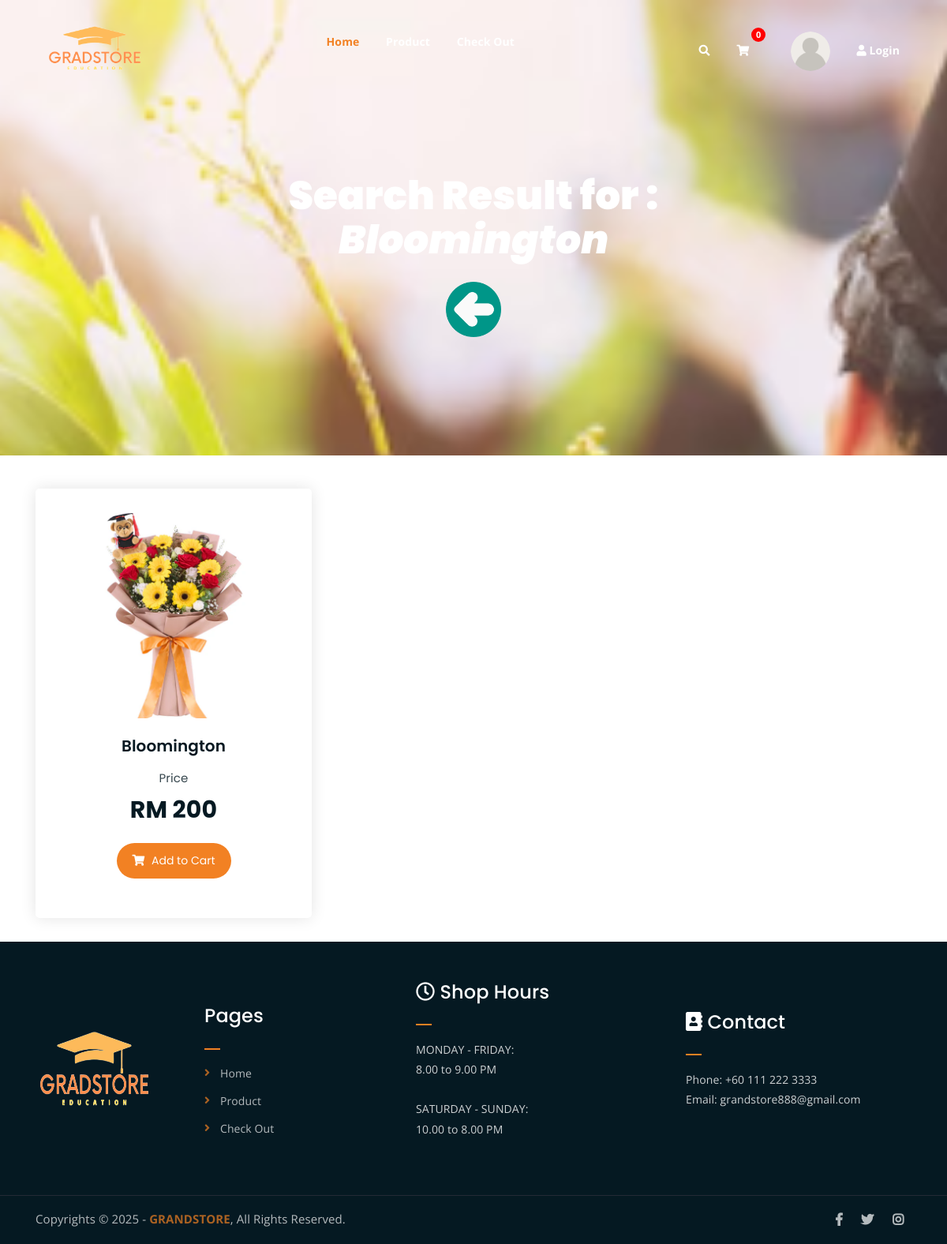
The page /search.php?keyword=Bloomington on the database its author committed.
### tables this page shows
CREATE TABLE `product` (
  `prod_id` varchar(8) NOT NULL,
  `prod_name` varchar(100) NOT NULL,
  `prod_image` varchar(10000) NOT NULL,
  `prod_price` double NOT NULL,
  `prod_quantity` int(11) NOT NULL,
  `prod_type` varchar(100) NOT NULL
);

### search.php (the view, shortened to what this page needs)
<!DOCTYPE html>
<html>
    <body>
        <?php
        $searchResults = [];
        if (isset($_GET['keyword'])) {
            $keyword = mysqli_real_escape_string($conn, $_GET['keyword']);
            $query = "SELECT * FROM product WHERE prod_name LIKE '%$keyword%' OR prod_type LIKE '%$keyword%'";
            $result = mysqli_query($conn, $query);
            if ($result) {
                while ($row = mysqli_fetch_assoc($result)) {
                    $searchResults[] = $row;
                }
            }
        }
        ?>
	<?php
        include 'headerr.php';
	?>
            <?php if (isset($_GET['keyword'])): ?>
            <div class="breadcrumb-section breadcrumb-bg">
                <div class="container">
                    <div class="row">
                        <div class="col-lg-8 offset-lg-2 text-center">
                            <div class="breadcrumb-text">
                            <h1>Search Result for : <em> <?php echo htmlspecialchars($_GET['keyword']); ?></em></h1>
                            <br/>
                            <a href="homepage.php" title="Back"><img src="assets/img/left-arrow.png" width="70px" height="70px"></a>
                            </div>
                        </div>
                    </div>
                </div>
            </div>
            <div class="container mt-5">
                <?php if (count($searchResults) > 0): ?>
                    <div class="row product-lists">
                        <?php foreach ($searchResults as $row): ?>
                            <div class="col-lg-4 col-md-6 text-center <?php echo $row['prod_type']; ?>">
                                <div class="single-product-item">
                                    <div class="product-image">
                                        <a href="single-product.html">
                                            <img src="<?php echo $row['prod_image']; ?>" alt="">
                                        </a>
                                    </div>
                                    <h3><?php echo $row['prod_name']; ?></h3>
                                    <p class="product-price"><span>Price</span>RM  <?php echo $row['prod_price']; ?></p>
                                    <form method="post" action="product.php" class="add-to-cart-form" onsubmit="saveScrollPosition()">
                                        <button type="submit" class="cart-btn" id="cartBtn">
                                            <i class="fas fa-shopping-cart"></i> Add to Cart
                                        </button>
                                    </form>
                                </div>
                            </div>
                        <?php endforeach; ?>
                    </div>
                <?php endif; ?>
            <?php endif; ?>
        </div>
        <?php include 'footer.php'; ?>
    </body>
</html>

### assets/css/main.css (style rules this page uses)
html { font-size: 14px; font-weight: 400; line-height: 28px; height: 100%; }
body { font-family: "Open Sans", sans-serif; font-weight: 400; font-size: 1rem; letter-spacing: 0.1px; line-height: 1.8; color: #051922; overflow-x: hidden; }
body img { max-width: 100%; }
a { cursor: pointer; text-decoration: none; -webkit-transition: all 0.2s ease-in-out; -o-transition: all 0.2s ease-in-out; transition: all 0.2s ease-in-out; }
h1, .h1, h2, .h2, h3, .h3, h4, .h4, h5, .h5, h6, .h6 { font-family: "Poppins", sans-serif; font-weight: 700; margin: 0 0 1.25rem 0; color: #051922; }
h1, .h1 { font-size: 4rem; font-weight: 700; line-height: 4rem; }
h3, .h3 { font-size: 2rem; font-weight: 700; line-height: 2.25rem; }
p { font-family: "Open Sans", sans-serif; font-weight: 400; font-size: 1rem; letter-spacing: 0.1px; line-height: 1.8; color: #051922; margin: 0 0 1.25rem 0; }
a.boxed-btn, a.bordered-btn, .cart-btn { border-radius: 50px; }
.breadcrumb-bg { background-image: url(../img/grand6.png); }
.breadcrumb-text h1 { font-size: 50px; font-weight: 900; color: #fff; margin: 0; margin-top: 20px; }
.breadcrumb-section { padding: 150px 0; background-size: cover; background-position: center center; position: relative; z-index: 1; background-attachment: fixed; padding-top: 200px; }
.breadcrumb-section:after { position: absolute; left: 0; top: 0; width: 100%; height: 100%; content: ""; z-index: -1; opacity: 0.8; }
.product-image img { -webkit-transition: 0.3s; -o-transition: 0.3s; transition: 0.3s; }
.cart-btn { -webkit-transition: 0.3s; -o-transition: 0.3s; transition: 0.3s; }
.single-product-item { -webkit-transition: 0.3s; -o-transition: 0.3s; transition: 0.3s; }
html, body { height: 100%; }
.single-product-item { margin-bottom: 30px; }
.product-image { padding: 30px; padding-bottom: 0; }
.product-image img { width: 90%; border-radius: 5px; margin-bottom: 20px; }
.single-product-item h3 { font-size: 20px; font-weight: 600; margin-bottom: 10px; }
p.product-price { font-family: 'Poppins', sans-serif; font-size: 30px; font-weight: 700; margin-bottom: 15px; }
p.product-price span { display: block; opacity: 0.8; font-size: 15px; font-weight: 400; }
.cart-btn { font-family: 'Poppins', sans-serif; display: inline-block; border: none; background-color: #F28123; color: #fff; padding: 10px 20px; }
.cart-btn i { margin-right: 5px; }
.single-product-item { -webkit-box-shadow: 0 0 20px #e4e4e4; box-shadow: 0 0 20px #e4e4e4; padding-bottom: 50px; border-radius: 5px; }

### rows shown on the page
product: prod_image (picture), prod_name "Bloomington", prod_price "200"

### other values the page prints
$cart_count "0"
$_GET['keyword'] "Bloomington"
